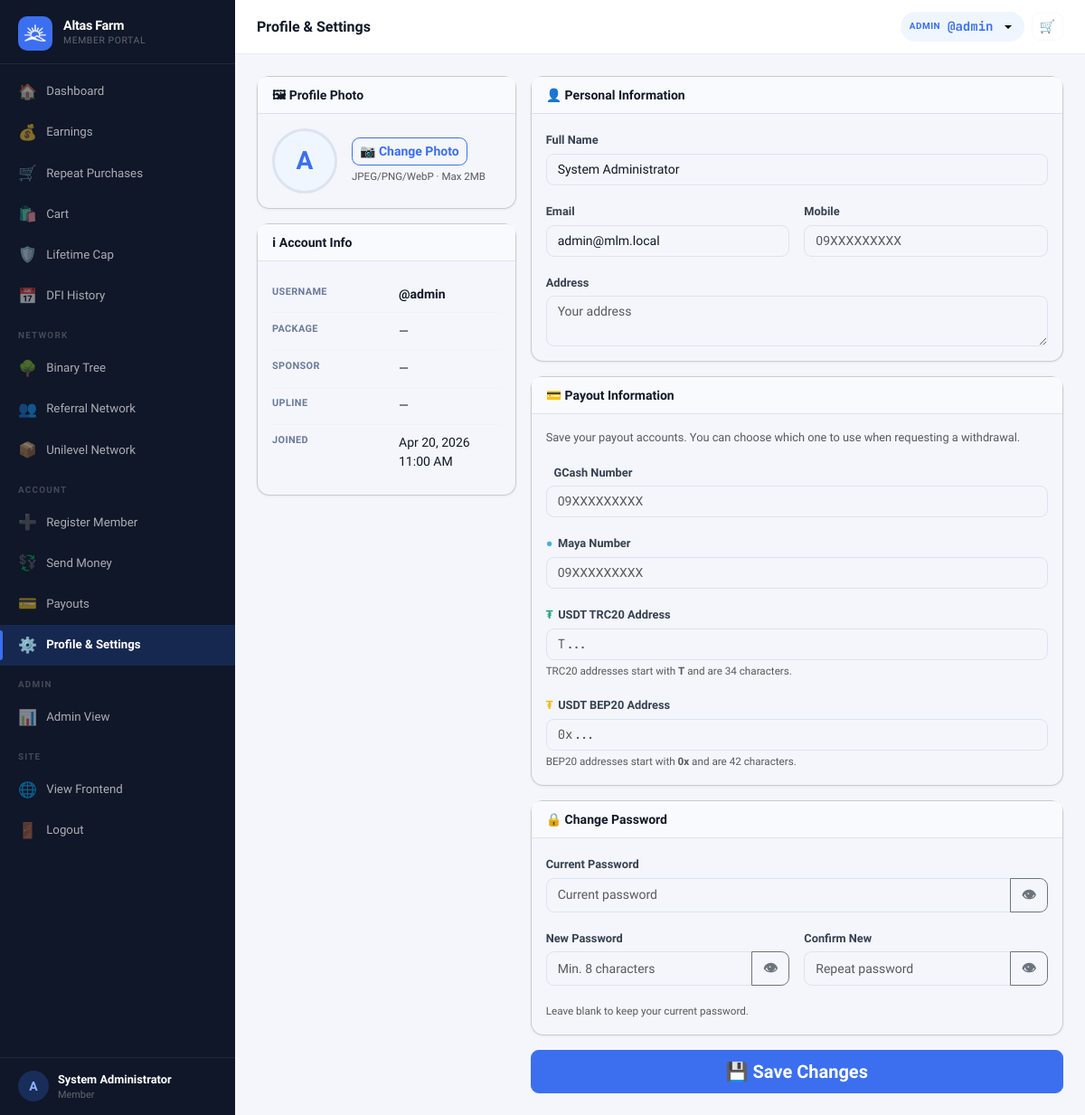
/?page=profile (signed in), run on the app's committed database.
### tables this page shows
CREATE TABLE settings (
  key_name   VARCHAR(80) NOT NULL PRIMARY KEY,
  value      TEXT        NOT NULL,
  updated_at TIMESTAMP DEFAULT CURRENT_TIMESTAMP ON UPDATE CURRENT_TIMESTAMP
);

CREATE TABLE users (
  id                INT UNSIGNED AUTO_INCREMENT PRIMARY KEY,
  username          VARCHAR(40)  NOT NULL UNIQUE,
  password_hash     VARCHAR(255) NOT NULL,
  role              ENUM('member','admin') NOT NULL DEFAULT 'member',
  package_id        INT UNSIGNED NULL,
  reg_code_id           INT UNSIGNED NULL,
  reg_payment_method    ENUM('code','ewallet','pending') NOT NULL DEFAULT 'code',
  reg_paid_by           INT UNSIGNED NULL,

   
  sponsor_id        INT UNSIGNED NULL,
  binary_parent_id  INT UNSIGNED NULL,
  binary_position   ENUM('left','right') NULL,

   
  left_count        INT UNSIGNED NOT NULL DEFAULT 0,
  right_count       INT UNSIGNED NOT NULL DEFAULT 0,
  pairs_paid        INT UNSIGNED NOT NULL DEFAULT 0,
  pairs_flushed     INT UNSIGNED NOT NULL DEFAULT 0,
  pairs_paid_today  INT UNSIGNED NOT NULL DEFAULT 0,   

   
  left_pv           DECIMAL(14,2) NOT NULL DEFAULT 0.00 COMMENT 'Accumulated PV on left binary leg',
  right_pv          DECIMAL(14,2) NOT NULL DEFAULT 0.00 COMMENT 'Accumulated PV on right binary leg',
  paired_pv         DECIMAL(14,2) NOT NULL DEFAULT 0.00 COMMENT 'Total paired PV lifetime',
  paired_pv_today   DECIMAL(14,2) NOT NULL DEFAULT 0.00 COMMENT 'Paired PV today (reset by midnight cron)',
  flushed_pv        DECIMAL(14,2) NOT NULL DEFAULT 0.00 COMMENT 'PV flushed in binary pairing',
  personal_pv       DECIMAL(14,2) NOT NULL DEFAULT 0.00 COMMENT 'Personal sales PV from downline product purchases',
  group_pv          DECIMAL(14,2) NOT NULL DEFAULT 0.00 COMMENT 'Group sales PV from downline',
  rank_royalty      ENUM('qa','supervisor','manager','director','chairman') NULL DEFAULT NULL COMMENT 'Royalty Bonus leadership rank',

   
  lifetime_earned       DECIMAL(14,2) NOT NULL DEFAULT 0.00,
  cap_status            ENUM('active','capped','perminact') NOT NULL DEFAULT 'active',
  capping_bypass        TINYINT(1)   NOT NULL DEFAULT 0,
  daily_cap_bypass      TINYINT(1)   NOT NULL DEFAULT 0,
  capped_at             TIMESTAMP NULL,
  last_reactivation_at  TIMESTAMP NULL,
  dfi_days_used         INT UNSIGNED NOT NULL DEFAULT 0,
  dfi_active            TINYINT(1)   NOT NULL DEFAULT 1,
  cd_active             TINYINT(1)   NOT NULL DEFAULT 0,
  ewallet_sent_today      DECIMAL(12,2) NOT NULL DEFAULT 0.00,
  ewallet_sent_this_week  DECIMAL(12,2) NOT NULL DEFAULT 0.00,

   
  full_name         VARCHAR(120) NULL,
  email             VARCHAR(120) NULL,
  mobile            VARCHAR(20)  NULL,
  gcash_number       VARCHAR(20)  NULL,
  maya_number        VARCHAR(20)  NULL,
  usdt_trc20_address VARCHAR(100) NULL,
  usdt_bep20_address VARCHAR(100) NULL,
  address            TEXT         NULL,
  photo             VARCHAR(200) NULL,

  ewallet_balance       DECIMAL(14,2) NOT NULL DEFAULT 0.00,
  withdrawable_balance  DECIMAL(14,2) NOT NULL DEFAULT 0.00,
  status                ENUM('active','suspended','pending') NOT NULL DEFAULT 'active',
  joined_at         TIMESTAMP DEFAULT CURRENT_TIMESTAMP,
  last_login        TIMESTAMP NULL,

  FOREIGN KEY (sponsor_id)       REFERENCES users(id) ON DELETE SET NULL,
  FOREIGN KEY (binary_parent_id) REFERENCES users(id) ON DELETE SET NULL,
  FOREIGN KEY (package_id)       REFERENCES packages(id) ON DELETE SET NULL
);

### views/member/profile.php (the view, shortened to what the rows shown need)
<?php require 'views/partials/head.php'; ?>
<?php require 'views/partials/sidebar_member.php'; ?>
<div class="main-content">
  <?php require 'views/partials/topbar.php'; ?>
  <div class="page-content">
    <form method="POST" action="<?= APP_URL ?>/?page=save_profile" enctype="multipart/form-data">
      <div class="row g-3">
        <div class="col-12 col-lg-4 d-flex flex-column gap-3">
          <div class="card">
            <div class="card-body d-flex align-items-center gap-3 flex-wrap">
              <div id="avatarWrap" style="width:72px;height:72px;border-radius:50%;overflow:hidden;background:var(--primary-light);display:flex;align-items:center;justify-content:center;font-size:1.75rem;font-weight:700;color:var(--primary);border:3px solid #dde3ef;flex-shrink:0;">
                <?php if ($user['photo']): ?><img id="photoPreview" src="<?= APP_URL ?>/uploads/<?= e($user['photo']) ?>" style="width:100%;height:100%;object-fit:cover;"><?php else: ?><span id="photoInitial"><?= strtoupper(substr($user['username'], 0, 1)) ?></span><?php endif; ?>
              </div>
            </div>
          </div>
          <div class="card">
            <div class="card-body">
              <table class="info-table">
                <tr>
                  <td><strong>@<?= e($user['username']) ?></strong></td>
                </tr>
                <tr>
                  <td>Joined</td>
                  <td><?= fmt_datetime($user['joined_at']) ?></td>
                </tr>
              </table>
            </div>
          </div>
        </div>
        <div class="col-12 col-lg-8 d-flex flex-column gap-3">
          <div class="card">
            <div class="card-body">
              <div class="mb-3"><label class="form-label">Full Name</label><input type="text" name="full_name" class="form-control" value="<?= e($user['full_name'] ?? '') ?>" placeholder="Your full name"></div>
              <div class="row g-3">
                <div class="col-md-6 mb-3"><label class="form-label">Email</label><input type="email" name="email" class="form-control" value="<?= e($user['email'] ?? '') ?>" placeholder="email@example.com"></div>
              </div>
            </div>
          </div>
        </div>
      </div>
    </form>
  </div>
</div>
<?php require 'views/partials/footer.php'; ?>

### views/partials/sidebar_member.php (shortened to what the rows shown need)
<?php
$cp      = current_page();
$user    = Auth::user();
$initial = strtoupper(substr($user['username'] ?? 'U', 0, 1));
$name    = $user['full_name'] ?: ('@' . $user['username']);
$view    = $_GET['view'] ?? '';
$cartBadge = 0;
if (class_exists('Cart') && Auth::check()) {
    $_cart = Cart::getOrCreate(Auth::id());
    if ($_cart && !empty($_cart['id'])) {
        $cartItems = Cart::getItems((int)$_cart['id']);
        $cartBadge = empty($cartItems) ? 0 : (int)array_sum(array_column($cartItems, 'quantity'));
    }
}
$nav = [
  ['page' => 'dashboard', 'icon' => '🏠', 'label' => 'Dashboard',        'pages' => ['dashboard']],
  ['page' => 'earnings',  'icon' => '💰', 'label' => 'Earnings',         'pages' => ['earnings']],
  ['page' => 'repeat_purchases', 'icon' => '🛒', 'label' => 'Repeat Purchases', 'pages' => ['repeat_purchases']],
  ['page' => 'cart', 'icon' => '🛍️', 'label' => 'Cart', 'pages' => ['cart'], 'badge' => $cartBadge],
  ['page' => 'cap_status', 'icon' => '🛡️', 'label' => 'Lifetime Cap',     'pages' => ['cap_status']],
  ...(setting('dfi_enabled', '1') === '1' ? [
    ['page' => 'dfi_history', 'icon' => '📅', 'label' => 'DFI History', 'pages' => ['dfi_history']],
  ] : []),
  'SEPARATOR:Network',
  ...(setting('binary_enabled', '1') === '1' ? [
    ['page' => 'genealogy&view=binary',  'icon' => '🌳', 'label' => 'Binary Tree',      'pages' => ['genealogy'], 'view' => 'binary'],
  ] : []),
  ['page' => 'genealogy&view=referral', 'icon' => '👥', 'label' => 'Referral Network', 'pages' => ['genealogy'], 'view' => 'referral'],
  ...(setting('unilevel_product_enabled', '0') === '1' ? [
    ['page' => 'genealogy&view=product_unilevel', 'icon' => '📦', 'label' => 'Unilevel Network', 'pages' => ['genealogy'], 'view' => 'product_unilevel'],
  ] : []),
  ...(setting('royalty_enabled', '0') === '1' ? [
    ['page' => 'member_royalty', 'icon' => '⭐', 'label' => 'Royalty Bonus', 'pages' => ['member_royalty']],
  ] : []),
  'SEPARATOR:Account',
  ['page' => 'register&sponsor=' . $user['username'], 'icon' => '➕', 'label' => 'Register Member', 'pages' => ['register']],
  ['page' => 'ewallet_transfer', 'icon' => '💱', 'label' => 'Send Money', 'pages' => ['ewallet_transfer']],
  ['page' => 'payout',  'icon' => '💳', 'label' => 'Payouts',   'pages' => ['payout']],
  ['page' => 'profile', 'icon' => '⚙️', 'label' => 'Profile & Settings', 'pages' => ['profile']],
];
if (Auth::isAdmin()) {
  $nav[] = 'SEPARATOR:Admin';
  $nav[] = ['page' => 'admin', 'icon' => '📊', 'label' => 'Admin View', 'pages' => []];
}
$nav[] = 'SEPARATOR:Site';
$nav[] = ['page' => '__frontend__', 'icon' => '🌐', 'label' => 'View Frontend', 'pages' => []];
function renderSidebarNav($nav, $cp, $user, $view, $initial, $name)
{ ?>
  <div class="sidebar-brand">
    <div>
      <div class="brand-name"><?= e(setting('site_name', APP_NAME)) ?></div>
      <div class="brand-sub">Member Portal</div>
    </div>
  </div>
  <div class="sidebar-footer">
    <div class="sidebar-user">
      <div class="user-avatar">
        <?php if (!empty($user['photo'])): ?>
          <img src="<?= APP_URL ?>/uploads/<?= e($user['photo']) ?>" alt="">
        <?php else: ?>
          <?= $initial ?>
        <?php endif; ?>
      </div>
      <div class="user-info">
        <div class="user-name"><?= e($name) ?></div>
        <div class="user-role"><?= e($user['package_name'] ?? 'Member') ?></div>
      </div>
    </div>
  </div>
<?php } ?>
<div class="sidebar d-none d-lg-flex flex-column">
  <?php renderSidebarNav($nav, $cp, $user, $view, $initial, $name); ?>
</div>

### views/partials/topbar.php (shortened to what the rows shown need)
<?php
if (isset($_GET['page']) && $_GET['page'] === 'admin_user_view' && !empty($_GET['id']) && Auth::isAdmin()) {
  $user = getUserById((int)$_GET['id']);
  if (!$user) {
    flash('error', 'User not found.');
    redirect('/?page=admin_users');
  }
} else {
  $user = Auth::user();
}
?>
<div class="topbar-wrapper no-print">
  <div class="d-flex align-items-center gap-2">
    <div class="dropdown">
      <button class="topbar-balance border-0 dropdown-toggle" type="button"
        data-bs-toggle="dropdown" aria-expanded="false"
        title="<?= e($user['username'] ?? '') ?>" style="cursor:pointer;">
        <span class="bal-label"><?= Auth::isAdmin() ? 'Admin' : 'User' ?></span>
        <span class="bal-amount">@<?= e($user['username'] ?? '') ?></span>
      </button>
    </div>
  </div>
</div>

### data on the page
settings: value "Altas Farm"
users: username "A", full_name "System Administrator", username "admin", joined_at "Apr 20, 2026 11:00 AM", email "admin@mlm.local"

### other printed values
$item['icon'] "🏠"
$item['label'] "Dashboard"
$item['icon'] "💰"
$item['label'] "Earnings"
$item['icon'] "🛒"
$item['label'] "Repeat Purchases"
$item['icon'] "🛍️"
$item['label'] "Cart"
$item['icon'] "🛡️"
$item['label'] "Lifetime Cap"
$item['icon'] "📅"
$item['label'] "DFI History"
substr($item, 10) "NETWORK"
$item['icon'] "🌳"
$item['label'] "Binary Tree"
